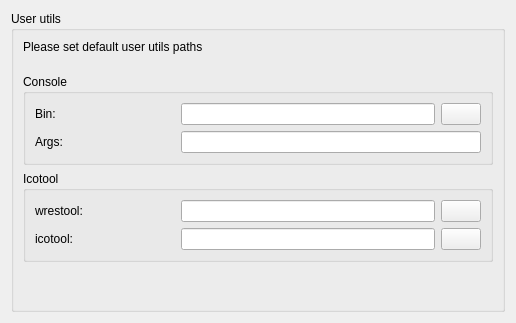
        <widget class="QWidget" native="1" name="widgetFirstStartup2" >
         <property name="geometry" >
          <rect>
           <x>-1</x>
           <y>0</y>
           <width>510</width>
           <height>323</height>
          </rect>
         </property>
         <property name="autoFillBackground" >
          <bool>true</bool>
         </property>
         <layout class="QVBoxLayout" >
          <item>
           <widget class="QGroupBox" name="groupBox_8" >
            <property name="autoFillBackground" >
             <bool>false</bool>
            </property>
            <property name="title" >
             <string>User utils</string>
            </property>
            <layout class="QVBoxLayout" >
             <item>
              <widget class="QLabel" name="label_5" >
               <property name="text" >
                <string>Please set default user utils paths
</string>
               </property>
              </widget>
             </item>
             <item>
              <widget class="QGroupBox" name="groupBox_5" >
               <property name="title" >
                <string>Console</string>
               </property>
               <layout class="QVBoxLayout" >
                <item>
                 <widget class="QWidget" native="1" name="widget_12" >
                  <layout class="QHBoxLayout" >
                   <property name="leftMargin" >
                    <number>0</number>
                   </property>
                   <property name="topMargin" >
                    <number>0</number>
                   </property>
                   <property name="rightMargin" >
                    <number>0</number>
                   </property>
                   <property name="bottomMargin" >
                    <number>0</number>
                   </property>
                   <item>
                    <widget class="QLabel" name="label_8" >
                     <property name="minimumSize" >
                      <size>
                       <width>140</width>
                       <height>0</height>
                      </size>
                     </property>
                     <property name="maximumSize" >
                      <size>
                       <width>140</width>
                       <height>16777215</height>
                      </size>
                     </property>
                     <property name="text" >
                      <string>Bin:</string>
                     </property>
                    </widget>
                   </item>
                   <item>
                    <widget class="QLineEdit" name="txtConsoleBin" />
                   </item>
                   <item>
                    <widget class="QPushButton" name="cmdGetConsoleBin" >
                     <property name="text" >
                      <string/>
                     </property>
                     <property name="iconSize" >
                      <size>
                       <width>16</width>
                       <height>16</height>
                      </size>
                     </property>
                    </widget>
                   </item>
                  </layout>
                 </widget>
                </item>
                <item>
                 <widget class="QWidget" native="1" name="widget_16" >
                  <layout class="QHBoxLayout" >
                   <property name="leftMargin" >
                    <number>0</number>
                   </property>
                   <property name="topMargin" >
                    <number>0</number>
                   </property>
                   <property name="rightMargin" >
                    <number>0</number>
                   </property>
                   <property name="bottomMargin" >
                    <number>0</number>
                   </property>
                   <item>
                    <widget class="QLabel" name="label_22" >
                     <property name="minimumSize" >
                      <size>
                       <width>140</width>
                       <height>0</height>
                      </size>
                     </property>
                     <property name="maximumSize" >
                      <size>
                       <width>140</width>
                       <height>16777215</height>
                      </size>
                     </property>
                     <property name="text" >
                      <string>Args:</string>
                     </property>
                    </widget>
                   </item>
                   <item>
                    <widget class="QLineEdit" name="txtConsoleArgs" />
                   </item>
                  </layout>
                 </widget>
                </item>
               </layout>
              </widget>
             </item>
             <item>
              <widget class="QGroupBox" name="groupBox_6" >
               <property name="title" >
                <string>Icotool</string>
               </property>
               <layout class="QVBoxLayout" >
                <item>
                 <widget class="QWidget" native="1" name="widget_26" >
                  <layout class="QHBoxLayout" >
                   <property name="leftMargin" >
                    <number>0</number>
                   </property>
                   <property name="topMargin" >
                    <number>0</number>
                   </property>
                   <property name="rightMargin" >
                    <number>0</number>
                   </property>
                   <property name="bottomMargin" >
                    <number>0</number>
                   </property>
                   <item>
                    <widget class="QLabel" name="label_25" >
                     <property name="minimumSize" >
                      <size>
                       <width>140</width>
                       <height>0</height>
                      </size>
                     </property>
                     <property name="maximumSize" >
                      <size>
                       <width>140</width>
                       <height>16777215</height>
                      </size>
                     </property>
                     <property name="text" >
                      <string>wrestool:</string>
                     </property>
                    </widget>
                   </item>
                   <item>
                    <widget class="QLineEdit" name="txtWrestoolBin" />
                   </item>
                   <item>
                    <widget class="QPushButton" name="cmdGetWrestoolBin" >
                     <property name="text" >
                      <string/>
                     </property>
                     <property name="iconSize" >
                      <size>
                       <width>16</width>
                       <height>16</height>
                      </size>
                     </property>
                    </widget>
                   </item>
                  </layout>
                 </widget>
                </item>
                <item>
                 <widget class="QWidget" native="1" name="widget_27" >
                  <layout class="QHBoxLayout" >
                   <property name="leftMargin" >
                    <number>0</number>
                   </property>
                   <property name="topMargin" >
                    <number>0</number>
                   </property>
                   <property name="rightMargin" >
                    <number>0</number>
                   </property>
                   <property name="bottomMargin" >
                    <number>0</number>
                   </property>
                   <item>
                    <widget class="QLabel" name="label_26" >
                     <property name="minimumSize" >
                      <size>
                       <width>140</width>
                       <height>0</height>
                      </size>
                     </property>
                     <property name="maximumSize" >
                      <size>
                       <width>140</width>
                       <height>16777215</height>
                      </size>
                     </property>
                     <property name="text" >
                      <string>icotool:</string>
                     </property>
                    </widget>
                   </item>
                   <item>
                    <widget class="QLineEdit" name="txtIcotoolBin" />
                   </item>
                   <item>
                    <widget class="QPushButton" name="cmdGetIcotoolBin" >
                     <property name="text" >
                      <string/>
                     </property>
                     <property name="iconSize" >
                      <size>
                       <width>16</width>
                       <height>16</height>
                      </size>
                     </property>
                    </widget>
                   </item>
                  </layout>
                 </widget>
                </item>
               </layout>
              </widget>
             </item>
             <item>
              <spacer>
               <property name="orientation" >
                <enum>Qt::Vertical</enum>
               </property>
               <property name="sizeHint" >
                <size>
                 <width>470</width>
                 <height>16</height>
                </size>
               </property>
              </spacer>
             </item>
            </layout>
           </widget>
          </item>
         </layout>
        </widget>
